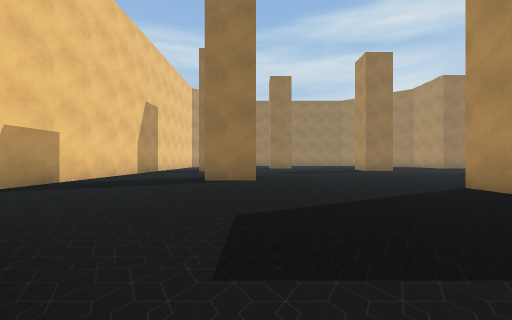
[1] (above)

17 first-person views from a walk through a 3-D level made in the Unity game engine. The camera is 1.2 m above the floor, looks level and sees 90° across. The floor is counted in squares, 2 m on a side. Each view is taken from the middle of a square. On the plan, view 1 faces up. The plan holds only what a view shows up to about 9 squares ahead; the rest is blank. The place goes on beyond the plan. The player character is not drawn. Some animated figures are not drawn. Some surface patterns are stand-ins.

[2]
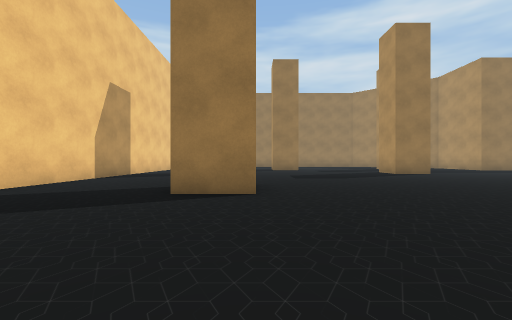

[3]
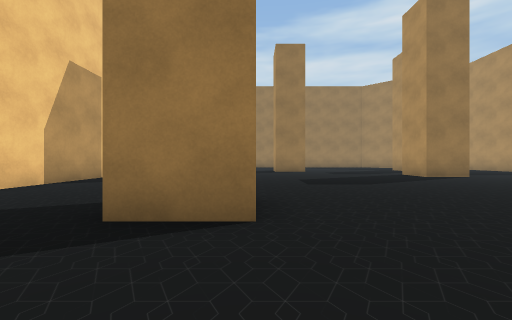

[4]
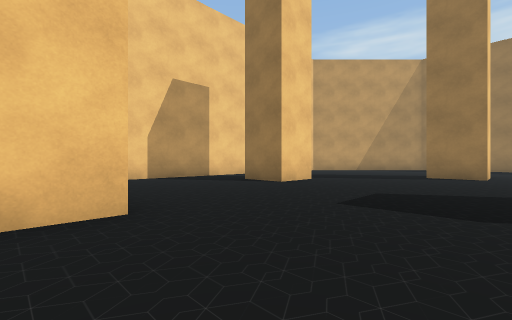

[5]
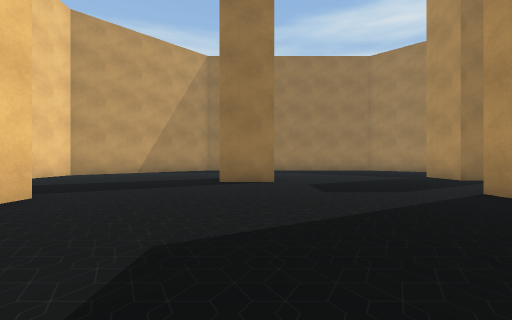

[6]
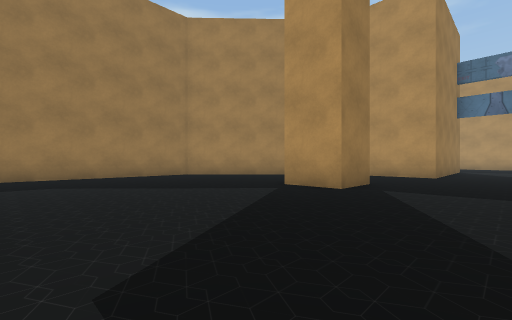

[7]
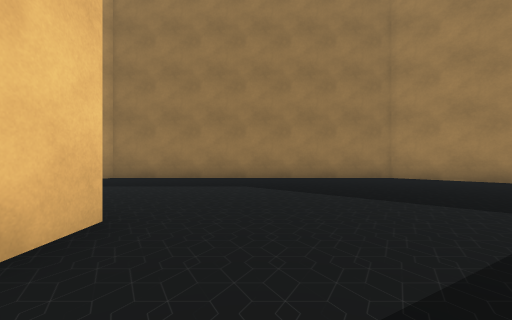

[8]
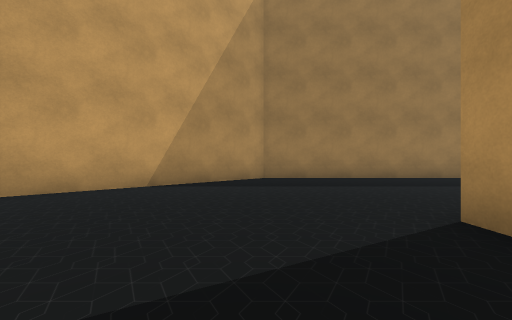

[9]
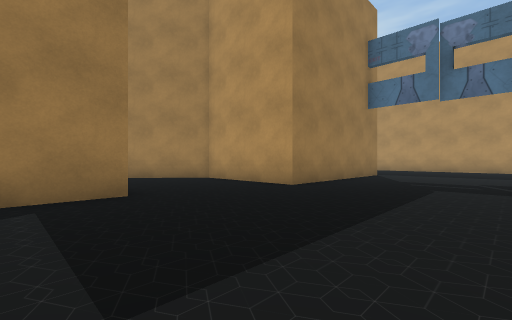

[10]
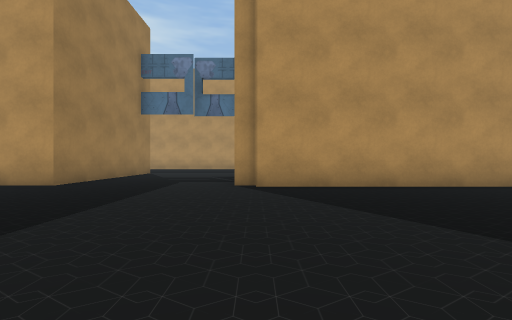

[11]
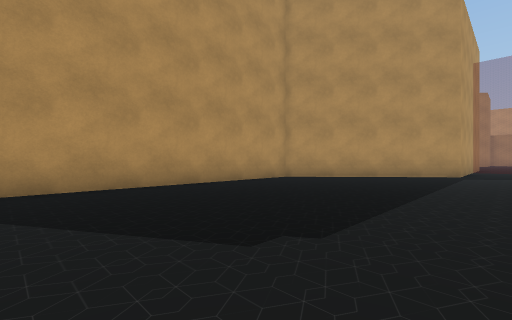

[12]
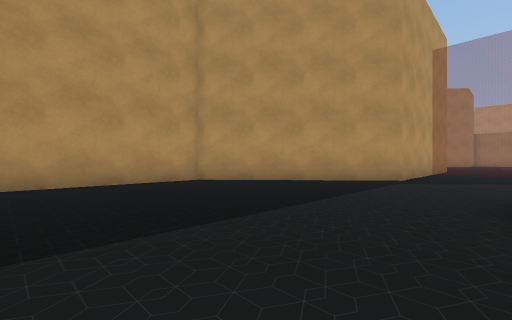

[13]
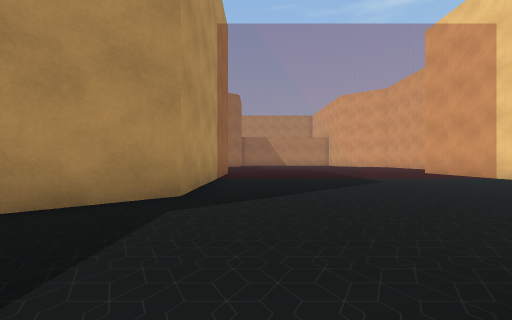

[14]
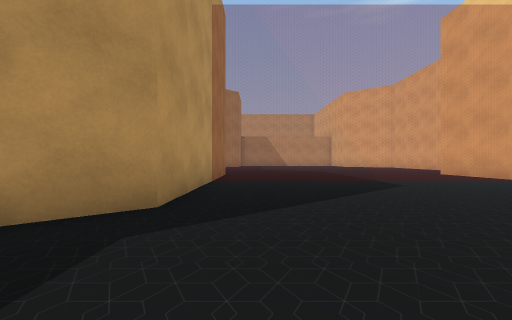

[15]
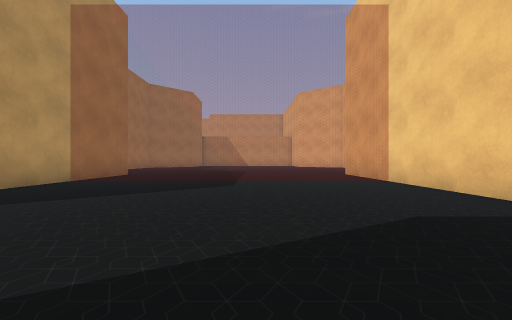

[16]
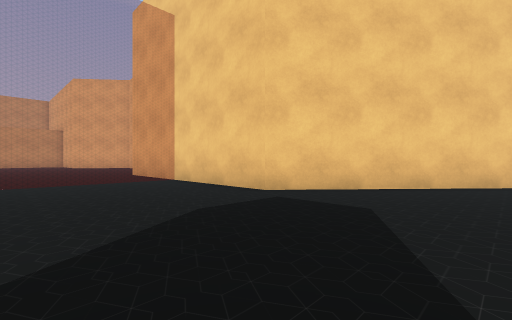

[17]
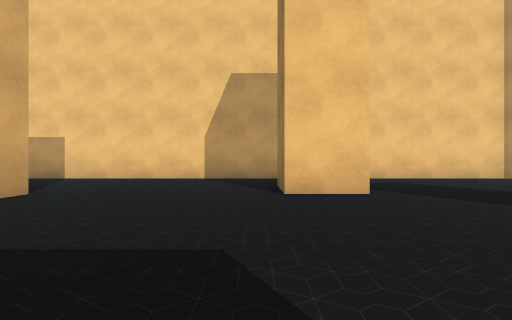

### Floor plan
Key: @ floor where view 1 was taken; # wall or solid block; . floor; = window, fence, low wall or low ledge.
Columns run from 6 left of view 1 to 20 right of it. Each row starts with its distance up from view 1.
 26      ###########
 25     ##.........##
 24    ##...........##
 23   ##.............##
 22  ##...............##
 21 ##.................#
 20 #.............# ...#
 19 #......##.....##...#
 18 #......##..........#####
 17 #........................
 16   ........................
 15     #.......# .............
 14 #..##.......##.............
 13 #..................#
 12 #..................#
 11 #..................#
 10 #..................#
  9 #....##............#
  8 #....##............#
  7 #..................#
  6 #..................#
  5 #..........# ......#
  4 ##.........  .....##
  3  ##..............##
  2   ##............##
  1    ##..........##
  0     ##@........#
 -1      #.........#
 -2      #.........#
 -3      #.........#
 -4      #=========#
 -5      #........#

Positions as (right, up) in squares from view 1, and headings:
1: (0, 0), facing up
2: (0, 3), facing up
3: (0, 5), facing up
4: (3, 8), facing up-left
5: (2, 11), facing up
6: (3, 16), facing up-right
7: (4, 17), facing up
8: (-1, 17), facing up
9: (8, 14), facing up-right
10: (7, 13), facing right
11: (7, 12), facing down-right
12: (6, 9), facing down-right
13: (7, 5), facing down
14: (7, 4), facing down
15: (3, 4), facing down
16: (3, 4), facing down-left
17: (3, 13), facing left
